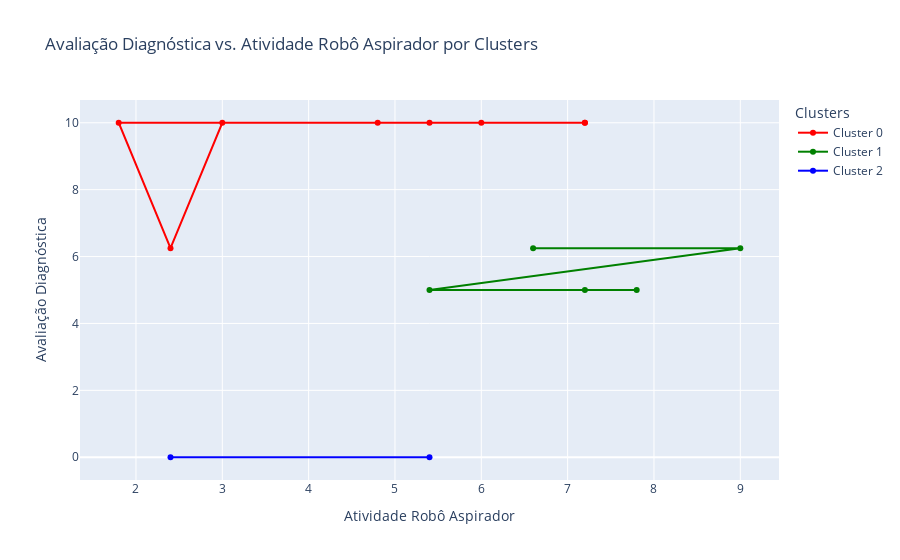

The cell this chart's notebook holds for it:
### Code cell


### Figure 1 — Plotly figure (JSON) as saved in the notebook; plotly's stock layout.template omitted (floating-point values rounded to 4 significant figures)
{"data": [{"line": {"color": "red"}, "marker": {"color": "red"}, "mode": "markers+lines", "name": "Cluster 0", "text": ["Aluno 03", "Aluno 07", "Aluno 09", "Aluno 11", "Aluno 12", "Aluno 13", "Aluno 14", "Aluno 15"], "type": "scatter", "x": [5.4, 4.8, 6, 7.2, 3, 2.4, 1.8, 7.2], "y": [10, 10, 10, 10, 10, 6.25, 10, 10]}, {"line": {"color": "green"}, "marker": {"color": "green"}, "mode": "markers+lines", "name": "Cluster 1", "text": ["Aluno 02", "Aluno 04", "Aluno 06", "Aluno 08", "Aluno 10"], "type": "scatter", "x": [6.6, 9, 5.4, 7.8, 7.2], "y": [6.25, 6.25, 5, 5, 5]}, {"line": {"color": "blue"}, "marker": {"color": "blue"}, "mode": "markers+lines", "name": "Cluster 2", "text": ["Aluno 01", "Aluno 05"], "type": "scatter", "x": [5.4, 2.4], "y": [0, 0]}], "layout": {"legend": {"title": {"text": "Clusters"}}, "title": {"text": "Avaliação Diagnóstica vs. Atividade Robô Aspirador por Clusters"}, "xaxis": {"title": {"text": "Atividade Robô Aspirador"}}, "yaxis": {"title": {"text": "Avaliação Diagnóstica"}}}}
